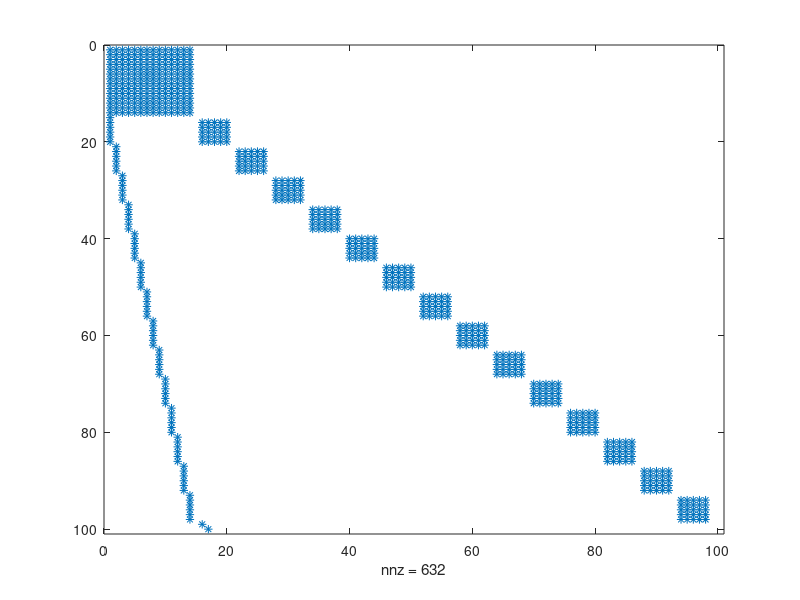

MATLAB code for this plot: (Note: this script raises an error after producing the figure.)

load mathworks100.mat
spy(A)
G = digraph(A);
L = adjacency(G);
[m, n] = size(L);

k = 0;
residual = 1;
epsilon = 1e-8;
x = 1/n * ones(1, n);
y = 1/n * ones(1, n);
tic;

while (residual >= epsilon)
    prevx = x;
    prevy = y;
    k = k + 1;
    x = x * L.';
    x = x * L;
    x = x / sum(x);
    y = y * L;
    y = y * L.';
    y = y / sum(y);
    residual = norm(x - prevx, 1);
    k = k + 1;
end
time = toc;
[out1, idx1] = sort(x, 'descend');
[out2, idx2] = sort(y, 'descend');

fprintf('Numar de iteratii %d \n', k);
fprintf('timp: %f \n', time);
% fprintf('Number of iterations %d \n', k);
fprintf('Vectorul x -> %s \n', num2str(x));
fprintf('Vectorul y -> %s \n', num2str(y));


alpha = 0.85;
tic
hub_ranks = centrality(G, 'hubs');
auth_ranks = centrality(G, 'authorities');
figure(1)
G = digraph(A,U);
plot(G,'NodeLabel',{},'NodeColor',[0.93 0.78 0],'Layout','force');
pr = centrality(G,'pagerank','MaxIterations',200,'FollowProbability',0.85);
G.Nodes.PageRank = pr;
G.Nodes.InDegree = indegree(G);
G.Nodes.OutDegree = outdegree(G);
G.Nodes(1:25,:)
% H = subgraph(G,find(G.Nodes.PageRank > 0.005));
% plot(H,'NodeLabel',{},'NodeCData',H.Nodes.PageRank,'Layout','force');
% colorbar
% disp(auth_ranks)
% time = toc;
fprintf('Timp pentru PageRank %f \n', time);